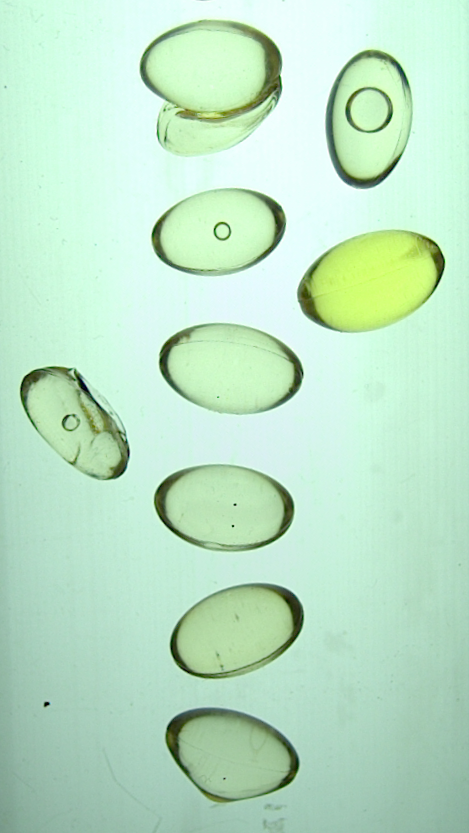
#> input picture Camera images/Multi gel/MultiGel.bmp, 469 x 833 px
$ python 'Calc Size of objects.py'   (older library calls are emulated)
#> lines starting #> are read from the running program, lines starting #| are printed output that depends on the picture; after the words box and inside, x2 and y2 are one past the last pixel; in counts of white or black regions, pixels touching at a corner belong together
from scipy.spatial import distance as dist
from imutils import perspective
from imutils import contours
import numpy as np
import argparse
import imutils
import cv2
import matplotlib.pyplot as plt
import imageio


def midpoint(ptA, ptB):
    return ((ptA[0] + ptB[0]) * 0.5, (ptA[1] + ptB[1]) * 0.5)


def load_image():
    # folder_name = 'Capsule images'
    # image = cv2.imread(f'{folder_name}/C7.bmp')
    image = cv2.imread('Camera images/Multi gel/MultiGel.bmp')
#> image is the input picture: shape (833, 469, 3); mean B, G, R 199.4, 227, 188.8
    gray = cv2.cvtColor(image, cv2.COLOR_BGR2GRAY)
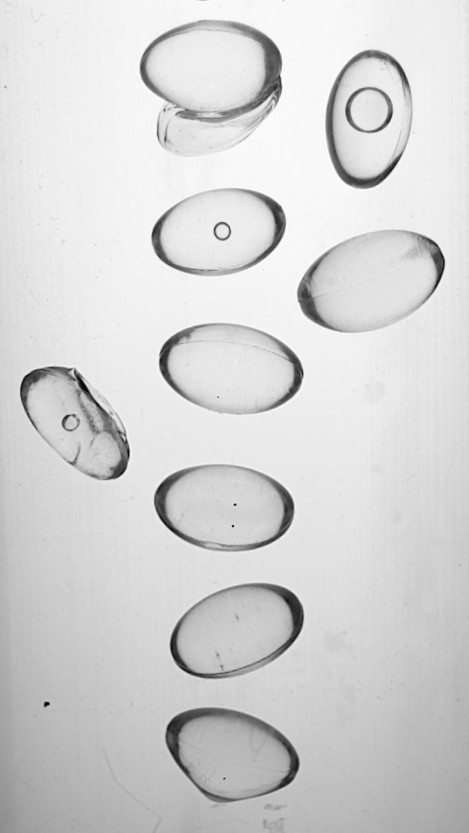
#> gray: shape (833, 469); min 0, max 255, mean 212.4
    gray = cv2.GaussianBlur(gray, (7, 7), 0)

    edged = cv2.Canny(gray, 50, 100)
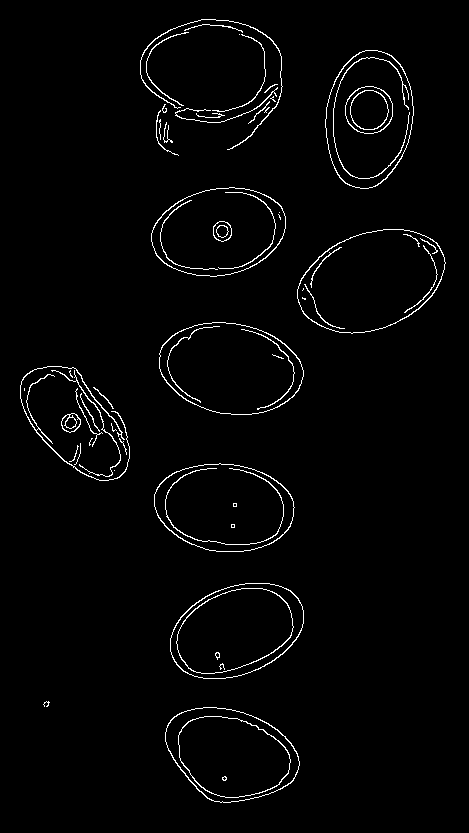
#> edged: shape (833, 469); 2.1% white in thin lines or dots, all inside (x1, y1, x2, y2) = (20, 19, 446, 803)
    edged = cv2.dilate(edged, None, iterations=1)
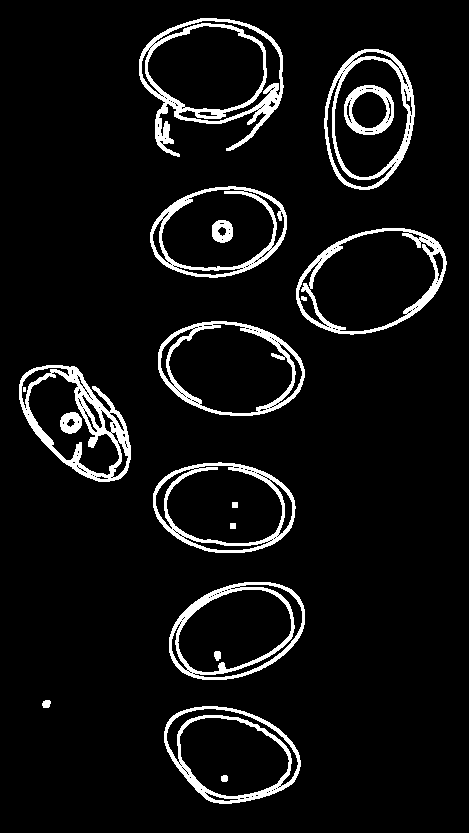
#> edged: shape (833, 469); 6.8% white; 19 white regions (1 under 20 px), largest, box (x1, y1, x2, y2) and area: (139, 18, 284, 157) 3985, (19, 365, 131, 482) 3507, (169, 582, 305, 680) 2557
    edged = cv2.erode(edged, None, iterations=1)
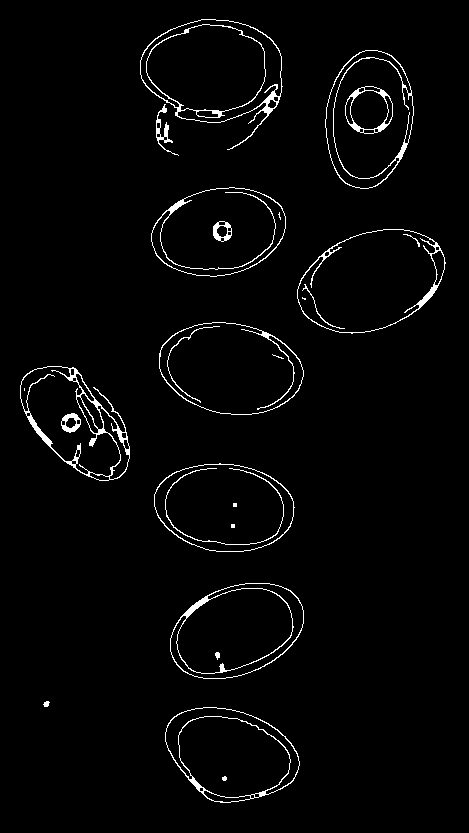
#> edged: shape (833, 469); 2.5% white in thin lines or dots, all inside (x1, y1, x2, y2) = (20, 19, 446, 803)

    cnts = cv2.findContours(edged.copy(), cv2.RETR_EXTERNAL,
                            cv2.CHAIN_APPROX_SIMPLE)
#> cnts = 11 contours; largest, box (x1, y1, x2, y2) and area: (140, 19, 283, 150) 11417, (297, 229, 446, 334) 11347, (159, 322, 304, 415) 10228, (154, 463, 295, 552) 9638, (170, 583, 304, 679) 9608
    cnts = imutils.grab_contours(cnts)
    (cnts, _) = contours.sort_contours(cnts)
    pixelsPerMetric = None

    # loop over the contours individually
    images = []
    for c in cnts:
        # if the contour is not sufficiently large, ignore it
        if cv2.contourArea(c) < 100:
            continue
        # compute the rotated bounding box of the contour
        orig = image.copy()
        box = cv2.minAreaRect(c)
        box = cv2.cv.BoxPoints(box) if imutils.is_cv2() else cv2.boxPoints(box)
        box = np.array(box, dtype="int")

        # order the points in the contour such that they appear
        # in top-left, top-right, bottom-right, and bottom-left
        # order, then draw the outline of the rotated bounding
        # box
        box = perspective.order_points(box)
        cv2.drawContours(orig, [box.astype("int")], -1, (0, 255, 0), 2)
        # loop over the original points and draw them
        for (x, y) in box:
            cv2.circle(orig, (int(x), int(y)), 5, (0, 0, 255), -1)

        (tl, tr, br, bl) = box
        (tltrX, tltrY) = midpoint(tl, tr)
        (blbrX, blbrY) = midpoint(bl, br)
        # compute the midpoint between the top-left and top-right points,
        # followed by the midpoint between the top-righ and bottom-right
        (tlblX, tlblY) = midpoint(tl, bl)
        (trbrX, trbrY) = midpoint(tr, br)
        # draw the midpoints on the image
        cv2.circle(orig, (int(tltrX), int(tltrY)), 5, (255, 0, 0), -1)
        cv2.circle(orig, (int(blbrX), int(blbrY)), 5, (255, 0, 0), -1)
        cv2.circle(orig, (int(tlblX), int(tlblY)), 5, (255, 0, 0), -1)
        cv2.circle(orig, (int(trbrX), int(trbrY)), 5, (255, 0, 0), -1)
        # draw lines between the midpoints
        cv2.line(orig, (int(tltrX), int(tltrY)), (int(blbrX), int(blbrY)),
                 (255, 0, 255), 2)
        cv2.line(orig, (int(tlblX), int(tlblY)), (int(trbrX), int(trbrY)),
                 (255, 0, 255), 2)

        # compute the Euclidean distance between the midpoints
        dA = dist.euclidean((tltrX, tltrY), (blbrX, blbrY))
        dB = dist.euclidean((tlblX, tlblY), (trbrX, trbrY))
        # if the pixels per metric has not been initialized, then
        # compute it as the ratio of pixels to supplied metric
        # (in this case, inches)
        if pixelsPerMetric is None:
            pixelsPerMetric = dB / 0.955

        # compute the size of the object
        dimA = dA / pixelsPerMetric
        dimB = dB / pixelsPerMetric
        # draw the object sizes on the image
        cv2.putText(orig, "{:.1f}in".format(dimA),
                    (int(tltrX - 15), int(tltrY - 10)), cv2.FONT_HERSHEY_SIMPLEX,
                    0.65, (0, 0, 0), 2)
        cv2.putText(orig, "{:.1f}in".format(dimB),
                    (int(trbrX + 10), int(trbrY)), cv2.FONT_HERSHEY_SIMPLEX,
                    0.65, (0, 0, 0), 2)
        images.append(orig)
#> this loop made 11 passes
#> (tl, tr, br, bl, tltrX, tltrY, blbrX, blbrY) on pass 1: ([54, 346], [152, 444], [99, 496], [1, 398], 103, 395, 50, 447)
#> (tl, tr, br, bl, tltrX, tltrY, blbrX, blbrY) on passes 3 to 8: ([203, -19], [307, 69], [228, 161], [124, 71], 255, 25, 176, 116), ([144, 199], [278, 177], [292, 263], [158, 285], 211, 188, 225, 274), ([154, 463], [294, 463], [294, 551], [154, 551], 224, 463, 224, 551), ([148, 107], [164, 103], [177, 155], [161, 159], 156, 105, 169, 157), ([159, 322], [303, 322], [303, 414], [159, 414], 231, 322, 231, 414), ([159, 715], [284, 690], [304, 787], [179, 812], 221.5, 702.5, 241.5, 799.5)
#> after the loop, images = 10 items; pixelsPerMetric = 145.1
        # plt.imshow(orig)
        # plt.show()
    karg = {'duration': 2}
    imageio.mimsave('Results/Size Capsules/multigel.gif', images, 'GIF', **karg)


if __name__ == '__main__':
    load_image()
